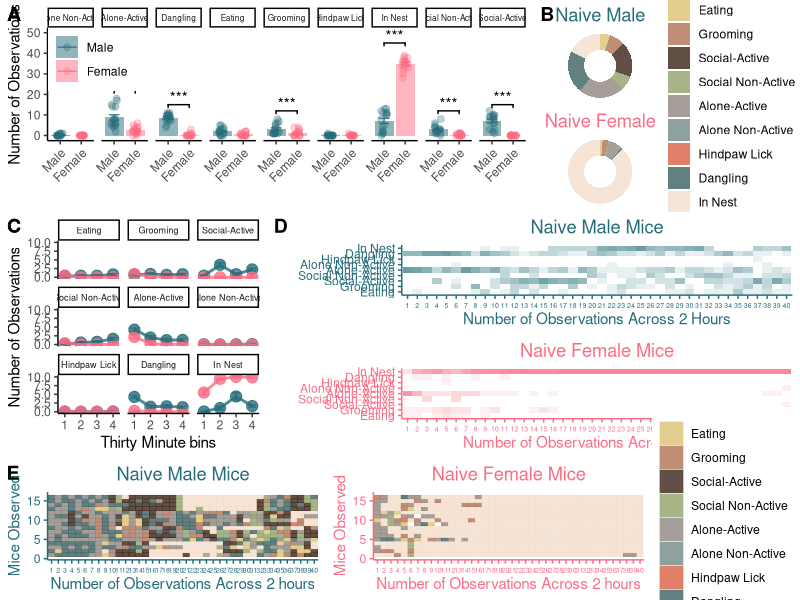

The R script that drew this image: (Note: this script raises an error after producing the figure.)
## ---- chunk 1
knitr::opts_chunk$set(echo = FALSE,warning=FALSE,message=FALSE)

library(tidyverse)
library(reshape2)
library(ggpubr)

options(scipen=999)
## ---- chunk 2
# Get data 
male_data <- read_csv("Data/HC_CFA_Males_R.csv")
male_data$Sex <- "Male"
female_data <- read_csv("Data/F_HC_CFA_R.csv")
female_data$Sex <- "Female"

# Naive males and females only
male_data <- rbind(male_data,female_data) %>%
  filter(Condition == "Naive")
## ---- chunk 3
# Bar chart 
male_data$Sex <- as.character(male_data$Sex)
male_data$Sex <- factor(male_data$Sex,levels = unique(male_data$Sex))

m_male_data <- melt(male_data, id.vars=c("ID","Sex","Condition"))
m_male_data$value <- factor(m_male_data$value,
                            levels=c(1:10),
                            labels=c("Eating","Grooming","Social-Active","Social Non-Active","Alone-Active","Alone Non-Active","Hindpaw Lick","Digging","Dangling","In Nest"))

m_male_data$x <- as.character(m_male_data$variable)

m_male_data$Obs_value <- word(m_male_data$x, 2, sep="_") %>%
  factor(levels=c(1:40))

colnames(m_male_data) <- c("ID","Sex","Condition","variable","value","Junk","Obs_value")

a <- m_male_data %>%
  group_by(ID,Sex,value) %>%
  summarise(
    my_count=n()
  ) 
  
b <- dcast(a,ID+Sex~value,value.var = "my_count")

b <- b %>% 
  mutate_at(c(3:12), ~replace(., is.na(.), 0))

c <- melt(b,id.vars = c("ID","Sex"))%>%
  filter(variable != "Digging")
  
d <- c %>%
  group_by(Sex,variable) %>%
  summarise(
    n=n(),
    mean=mean(value),
    sd=sd(value)
  ) %>% mutate(se = sd / sqrt(n-1)) %>%
  ggplot(aes(x=Sex,y=mean,colour=Sex,fill=Sex))+
  geom_bar(stat="identity",alpha=0.5,colour=NA)+
  geom_errorbar(aes(x=Sex,ymin=mean-se,ymax=mean+se),width=0.5,alpha=0.8)+
  scale_colour_manual(values=c("#256D7B", "#FC6C85"))+
  scale_fill_manual(values=c("#256D7B", "#FC6C85"))+
  facet_wrap(~variable,ncol=9)+
  theme_classic()+
  theme(legend.position = c(0,1), legend.justification = c(0,1))+
  theme(plot.title=element_text(hjust=0.5))+
  theme(axis.text.x = element_text(angle = 45, vjust = 1, hjust=1))+
  theme(strip.text=element_text(size=6))+
  ylim(0,50)

A <- d + 
  geom_jitter(data=c,aes(x=Sex,y=value),size=2,alpha=0.3,height=0,width=0.15)+
  labs(x="",y="Number of Observations",colour=NULL,fill=NULL,shape=NULL)

x <- data.frame(variable = c("Grooming","Social-Active", "Social Non-Active","Alone-Active","Dangling","In Nest"),
                Sex = c("Male","Male","Male","Male","Male","Male"),
                end = c("Female","Female","Female","Female","Female","Female"),
                y = c(12,15,12,22,15,45),
                label=c("***","***","***","***","***","***"))

A <- A +
  geom_signif(data=x,aes(xmin=Sex,xmax=end,annotations=label,y_position = y),colour="black",manual=TRUE)
## ---- chunk 4
a <- m_male_data %>%
  group_by(ID,Sex,value) %>%
  summarise(
    my_count=n()
  ) 
  
b <- dcast(a,ID+Sex~value,value.var = "my_count")

b <- b %>% 
  mutate_at(c(3:12), ~replace(., is.na(.), 0))

c <- melt(b,id.vars = c("ID","Sex"))
  
d <- c %>%
  group_by(Sex,variable) %>%
  summarise(
    n=n(),
    mean=mean(value),
    sd=sd(value)
  ) %>% mutate(se = sd / sqrt(n-1))

d$perc = (d$mean / 40) * 100

male <- d[d$Sex == "Male", ]
male$perc <- (male$mean / 40) * 100
male <- male %>%
  filter(variable != "Digging")

female <- d[d$Sex == "Female", ]
female$perc  <- (female$mean / 40) * 100
female <- female %>%
  filter(variable != "Digging")

male$ymax = cumsum(male$perc)
male$ymin = c(0,head(male$ymax,n=-1))

female$ymax = cumsum(female$perc)
female$ymin = c(0,head(female$ymax,n=-1))

my_colours <- c("#ddc173","#b07154","#3a2317", "#91a16a","#8e8680","#738986","#d76144","#3b6061","#f4decb")

a <- ggplot(male, aes(ymax=ymax, ymin=ymin, xmax=4, xmin=3, fill=variable))+
  geom_rect(alpha=0.8) +
  scale_fill_manual(values=my_colours)+
  coord_polar(theta="y")+
  theme_void()+
  theme(plot.title=element_text(hjust = 0.5,colour="#256D7B"))+
  labs(fill=NULL,title="Naive Male")+
  xlim(c(2,4))

b <- ggplot(female, aes(ymax=ymax, ymin=ymin, xmax=4, xmin=3, fill=variable))+
  geom_rect(alpha=0.8) +
  scale_fill_manual(values=my_colours)+
  coord_polar(theta="y")+
  theme_void()+
  theme(plot.title=element_text(hjust = 0.5,colour="#FC6C85"))+
  labs(fill=NULL,title="Naive Female")+
  xlim(c(2,4))

Donuts <- ggarrange(a,b,nrow=2,ncol=1,common.legend = TRUE,legend = "right")

## ---- chunk 5
my_colours <- c("#ddc173","#b07154","#3a2317", "#91a16a","#8e8680","#738986","#d76144","#3b6061","#f4decb","white")

male_mice <- m_male_data[m_male_data$Sex == "Male", ]
female_mice <- m_male_data[m_male_data$Sex == "Female", ]

a <- male_mice %>%
  mutate(dumm_ID=rep(1:16,40)) %>%
  ggplot(aes(x=dumm_ID,y=Obs_value,colour=value,fill=value))+
  geom_tile(alpha=0.8)+
  scale_colour_manual(values = my_colours)+
  scale_fill_manual(values = my_colours)+
  theme_classic()+
  theme(plot.title=element_text(hjust=0.5))+
  theme(axis.text.x = element_text(size=5))+
  theme(
    axis.text = element_text(colour="#256D7B"),
    axis.ticks = element_line(colour="#256D7B"),
    axis.line = element_line(colour="#256D7B"),
    axis.title = element_text(colour = "#256D7B"),
    plot.title=element_text(colour="#256D7B"))+
  coord_flip()+
  labs(y="Number of Observations Across 2 hours", x="Mice Observed",title="Naive Male Mice",colour=NULL,fill=NULL)

my_colours <- c("#ddc173","#b07154","#91a16a","#8e8680","#d76144","white","#3b6061","#f4decb","white","white")

b <- female_mice %>%
  mutate(dumm_ID=rep(1:16,40)) %>%
  ggplot(aes(x=dumm_ID,y=Obs_value,colour=value,fill=value))+
  geom_tile(alpha=0.8)+
  scale_colour_manual(values = my_colours)+
  scale_fill_manual(values = my_colours)+
  theme_classic()+
  theme(plot.title=element_text(hjust=0.5))+
  theme(axis.text.x = element_text(size=5))+
  theme(
    axis.text = element_text(colour="#FC6C85"),
    axis.ticks = element_line(colour="#FC6C85"),
    axis.line = element_line(colour="#FC6C85"),
    axis.title = element_text(colour = "#FC6C85"),
    plot.title=element_text(colour="#FC6C85"))+
  coord_flip()+
  labs(y="Number of Observations Across 2 hours", x="Mice Observed",title="Naive Female Mice",colour=NULL,fill=NULL)

c <- male_mice %>%
  ggplot(aes(x=Obs_value,y=value))+
  geom_tile(alpha=0.1,fill="#256D7B")+
  theme_classic()+
  theme(plot.title=element_text(hjust=0.5))+
  theme(axis.text.x = element_text(size=5))+
  theme(
    axis.text = element_text(colour="#256D7B"),
    axis.ticks = element_line(colour="#256D7B"),
    axis.line = element_line(colour="#256D7B"),
    axis.title = element_text(colour = "#256D7B"),
    plot.title=element_text(colour="#256D7B"))+
  labs(x="Number of Observations Across 2 Hours",y="",title="Naive Male Mice")

xtra <- data.frame(
  ID = c(0,0),
  Sex = c("Female","Female"),
  Condition = c("Naive","Naive"),
  variable = c("Obs_0","Obs_0"),
  value = c("Alone Non-Active","Social-Active"),
  Junk = c("Obs_0","Obs_0"),
  Obs_value = c(40,40)
)

N_2 <- rbind(female_mice,xtra)
N_2$dumm_ID <- c(rep(1:16,40),rep(0,2))

d <- N_2 %>%
  filter(value != "Digging")%>%
  ggplot(aes(x=Obs_value,y=value))+
  geom_tile(alpha=0.1,fill="#FC6C85")+
  theme_classic()+
  theme(plot.title=element_text(hjust=0.5))+
  theme(axis.text.x = element_text(size=5))+
  theme(
    axis.text = element_text(colour="#FC6C85"),
    axis.ticks = element_line(colour="#FC6C85"),
    axis.line = element_line(colour="#FC6C85"),
    axis.title = element_text(colour = "#FC6C85"),
    plot.title=element_text(colour="#FC6C85"))+
  labs(x="Number of Observations Across 2 Hours",y="",title="Naive Female Mice")

C <- ggarrange(a,b,nrow=1,ncol=2,common.legend = TRUE,legend = "right")
D <- ggarrange(c,d,nrow=2,ncol=1)
## ---- chunk 6
thirty_min_bins <- as.data.frame(rep(1:4,each=(320)))
colnames(thirty_min_bins) <- "x"
m_male_data$thirty_bins <- thirty_min_bins$x

a <- m_male_data %>%
  group_by(ID,Sex,value,thirty_bins) %>%
  summarise(
    my_count=n()
  ) 
  
b <- dcast(a,ID+Sex+thirty_bins~value,value.var = "my_count")

b <- b %>% 
  mutate_at(c(4:13), ~replace(., is.na(.), 0))

c <- melt(b,id.vars = c("ID","Sex","thirty_bins"))

B <- c %>% 
  group_by(Sex,variable,thirty_bins) %>%
  filter(variable != "Digging") %>%
  summarise(
    n=n(),
    mean=mean(value),
    sd=sd(value)
  ) %>% mutate(se = sd / sqrt(n-1)) %>% 
  ggplot(aes(x=thirty_bins,y=mean,colour=Sex))+
  geom_point(size=3.5,alpha=0.8)+
  geom_errorbar(aes(x=thirty_bins,ymin=mean-se,ymax=mean+se),width=0.5,alpha=0.8)+
  geom_line(size=1,alpha=0.8)+
  scale_colour_manual(values=c("#256D7B","#FC6C85"))+
  theme_classic()+
  theme(legend.position = "none")+
  labs(x="Thirty Minute bins",y="Number of Observations")+
  facet_wrap(~variable,ncol=3)+
  theme(strip.text=element_text(size=6.5))+
  ylim(0,10)

top <- ggarrange(A,Donuts,
                 nrow=1,ncol=2,
                 widths=c(2,1),
                 labels=c("A","B"))
middle <- ggarrange(B,D,nrow=1,ncol=2,widths=c(1,2),labels=c("C","D"))

HC_panel <- ggarrange(top,middle,C,nrow=3,ncol=1,heights=c(1.5,1.75,1),labels = c("A","C","E"))+
  theme(panel.background = element_rect(fill="#FFFFFF",colour="#FFFFFF"))+
  theme(plot.background = element_rect(fill = "#FFFFFF", colour="#FFFFFF"))

ggsave("Figs/S1_MvF_Homecage.png",HC_panel,height=9,width=11,dpi=300)

# ggsave("Figs/tiffs/S1_MvF_Homecage.tiff",HC_panel,height=9,width=11,dpi=700,bg="white",device="tiff")
## ---- chunk 7
knitr::include_graphics("Figs/S1_MvF_Homecage.png")
## ---- chunk 8
## MANOVA on SEX in the Naives: 
a <- m_male_data %>%
  group_by(ID,Sex,value) %>%
  summarise(
    my_count=n()
  ) 
  
b <- dcast(a,ID+Sex~value,value.var = "my_count")

b <- b %>% 
  mutate_at(c(3:12), ~replace(., is.na(.), 0))

fit <- manova(cbind(Grooming,`Social-Active`,`Social Non-Active`,`Alone-Active`,`Alone Non-Active`,`Hindpaw Lick`,`Dangling`,`In Nest`) ~ Sex, data=b)
summary(fit)

# Because the omnibus test (above) is significant, follow up by running one-way ANOVAs for each behavior. 
## Bonferroni correct these only if forced
summary.aov(fit)
